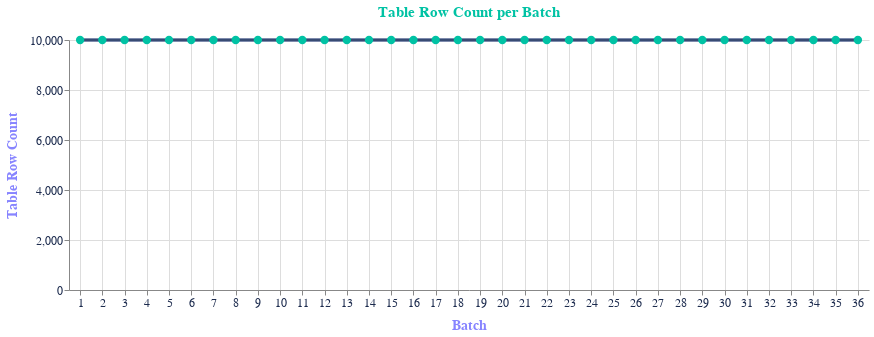
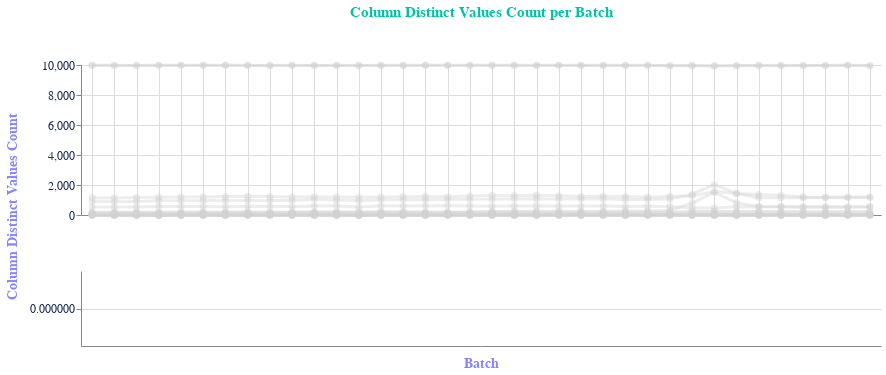

Source (notebook cell) for these figures, in order:
### Markdown cell above
An additional layer of information that can be retrieved from the `DataAssistantResult` is the `prescriptive` information, which corresponds to the range values of the `Expectations` that result from the `DataAssistant` run. 

For example the `vendor_id` plot will show that the range of distinct `vendor_id` values ranged from 2-3 across all of our `Batches`, as indicated by the blue band around the plotted values. These values correspond to the `max_value` and `min_value` for the resulting `Expectation`, `expect_column_unique_value_count_to_be_between`.

### Code cell
result.plot_expectations_and_metrics()

### Figure 1 — Vega-Lite specification as saved in the notebook (floating-point values rounded to 4 significant figures)
{"config": {"view": {"continuousWidth": 400, "continuousHeight": 300, "width": 800, "height": 250, "strokeOpacity": 0}, "area": {"color": "#D6E2FF", "fillOpacity": 0.5}, "axis": {"titleFontSize": 14, "titleColor": "#8784FF", "titlePadding": 10, "labelFontSize": 12, "labelColor": "#1B2A4D"}, "axisX": {"labelAngle": 0, "labelFlush": true, "grid": true}, "font": "Verdana", "legend": {"titleColor": "#8784FF", "titleFontSize": 12}, "line": {"color": "#384B74", "strokeWidth": 3}, "point": {"size": 70, "color": "#00C2A4", "filled": true, "opacity": 1.0}, "range": {"category": ["#1B2A4D", "#00C2A4", "#8784FF", "#FD5383", "#8699B7", "#1B2A4D", "#00C2A4", "#8784FF", "#FD5383", "#8699B7"], "diverging": ["#00C2A4", "#7AD3BD", "#B8E2D6", "#F1F1F1", "#FCC1CB", "#FF8FA6", "#FD5383", "#00C2A4", "#7AD3BD", "#B8E2D6", "#F1F1F1", "#FCC1CB", "#FF8FA6", "#FD5383"], "heatmap": ["#384B74", "#56678E", "#7584A9", "#94A2C5", "#B5C2E2", "#D6E2FF", "#384B74", "#56678E", "#7584A9", "#94A2C5", "#B5C2E2", "#D6E2FF"], "ordinal": ["#8784FF", "#747CE8", "#6373D1", "#5569BA", "#495FA2", "#3F558B", "#384B74", "#8784FF", "#747CE8", "#6373D1", "#5569BA", "#495FA2", "#3F558B", "#384B74"]}, "title": {"align": "center", "color": "#00C2A4", "fontSize": 15, "dy": -10, "subtitleFont": "Verdana", "subtitleFontSize": 14, "subtitleColor": "#8784FF", "subtitleFontWeight": "bold"}}, "layer": [{"mark": "area", "encoding": {"x": {"field": "batch", "title": "Batch", "type": "nominal"}, "y": {"field": "min_value", "title": "Table Row Count", "type": "quantitative"}, "y2": {"field": "max_value", "title": "Table Row Count"}}, "title": {"text": "Table Row Count per Batch"}}, {"mark": {"type": "line", "color": "#B5C2E2"}, "encoding": {"tooltip": [{"field": "month", "format": "", "title": "Month", "type": "nominal"}, {"field": "year", "format": "", "title": "Year", "type": "nominal"}, {"field": "min_value", "format": ",", "title": "Min Value", "type": "quantitative"}, {"field": "max_value", "format": ",", "title": "Max Value", "type": "quantitative"}, {"field": "table_row_count", "format": ",", "title": "Table Row Count", "type": "quantitative"}], "x": {"field": "batch", "title": "Batch", "type": "nominal"}, "y": {"field": "min_value", "title": "Table Row Count", "type": "quantitative"}}, "title": {"text": "Table Row Count per Batch"}}, {"mark": {"type": "line", "color": "#B5C2E2"}, "encoding": {"tooltip": [{"field": "month", "format": "", "title": "Month", "type": "nominal"}, {"field": "year", "format": "", "title": "Year", "type": "nominal"}, {"field": "min_value", "format": ",", "title": "Min Value", "type": "quantitative"}, {"field": "max_value", "format": ",", "title": "Max Value", "type": "quantitative"}, {"field": "table_row_count", "format": ",", "title": "Table Row Count", "type": "quantitative"}], "x": {"field": "batch", "title": "Batch", "type": "nominal"}, "y": {"field": "max_value", "title": "Table Row Count", "type": "quantitative"}}, "title": {"text": "Table Row Count per Batch"}}, {"layer": [{"mark": "line", "encoding": {"tooltip": [{"field": "month", "format": "", "title": "Month", "type": "nominal"}, {"field": "year", "format": "", "title": "Year", "type": "nominal"}, {"field": "min_value", "format": ",", "title": "Min Value", "type": "quantitative"}, {"field": "max_value", "format": ",", "title": "Max Value", "type": "quantitative"}, {"field": "table_row_count", "format": ",", "title": "Table Row Count", "type": "quantitative"}], "x": {"field": "batch", "title": "Batch", "type": "nominal"}, "y": {"field": "table_row_count", "title": "Table Row Count", "type": "quantitative"}}, "title": {"text": "Table Row Count per Batch"}}, {"mark": "point", "encoding": {"color": {"condition": {"value": "#FD5383", "test": "(((datum.min_value > datum['table_row_count']) && (datum.max_value > datum['table_row_count'])) || ((datum.min_value < datum['table_row_count']) && (datum.max_value < datum['table_row_count'])))"}, "value": "#00C2A4"}, "tooltip": [{"field": "month", "format": "", "title": "Month", "type": "nominal"}, {"field": "year", "format": "", "title": "Year", "type": "nominal"}, {"field": "min_value", "format": ",", "title": "Min Value", "type": "quantitative"}, {"field": "max_value", "format": ",", "title": "Max Value", "type": "quantitative"}, {"field": "table_row_count", "format": ",", "title": "Table Row Count", "type": "quantitative"}], "x": {"field": "batch", "title": "Batch", "type": "nominal"}, "y": {"field": "table_row_count", "title": "Table Row Count", "type": "quantitative"}}, "title": {"text": "Table Row Count per Batch"}}]}], "data": {"name": "data-e86e1322aebe166b56147dd26996db47"}, "$schema": "https://vega.github.io/schema/vega-lite/v4.17.0.json", "datasets": {"data-e86e1322aebe166b56147dd26996db47": [{"table_row_count": 10000, "batch": 1, "month": "01", "year": "2018", "max_value": 10000, "min_value": 10000}, {"table_row_count": 10000, "batch": 2, "month": "02", "year": "2018", "max_value": 10000, "min_value": 10000}, {"table_row_count": 10000, "batch": 3, "month": "03", "year": "2018", "max_value": 10000, "min_value": 10000}, {"table_row_count": 10000, "batch": 4, "month": "04", "year": "2018", "max_value": 10000, "min_value": 10000}, {"table_row_count": 10000, "batch": 5, "month": "05", "year": "2018", "max_value": 10000, "min_value": 10000}, {"table_row_count": 10000, "batch": 6, "month": "06", "year": "2018", "max_value": 10000, "min_value": 10000}, {"table_row_count": 10000, "batch": 7, "month": "07", "year": "2018", "max_value": 10000, "min_value": 10000}, {"table_row_count": 10000, "batch": 8, "month": "08", "year": "2018", "max_value": 10000, "min_value": 10000}, {"table_row_count": 10000, "batch": 9, "month": "09", "year": "2018", "max_value": 10000, "min_value": 10000}, {"table_row_count": 10000, "batch": 10, "month": "10", "year": "2018", "max_value": 10000, "min_value": 10000}, {"table_row_count": 10000, "batch": 11, "month": "11", "year": "2018", "max_value": 10000, "min_value": 10000}, {"table_row_count": 10000, "batch": 12, "month": "12", "year": "2018", "max_value": 10000, "min_value": 10000}, {"table_row_count": 10000, "batch": 13, "month": "01", "year": "2019", "max_value": 10000, "min_value": 10000}, {"table_row_count": 10000, "batch": 14, "month": "02", "year": "2019", "max_value": 10000, "min_value": 10000}, {"table_row_count": 10000, "batch": 15, "month": "03", "year": "2019", "max_value": 10000, "min_value": 10000}, {"table_row_count": 10000, "batch": 16, "month": "04", "year": "2019", "max_value": 10000, "min_value": 10000}, {"table_row_count": 10000, "batch": 17, "month": "05", "year": "2019", "max_value": 10000, "min_value": 10000}, {"table_row_count": 10000, "batch": 18, "month": "06", "year": "2019", "max_value": 10000, "min_value": 10000}, {"table_row_count": 10000, "batch": 19, "month": "07", "year": "2019", "max_value": 10000, "min_value": 10000}, {"table_row_count": 10000, "batch": 20, "month": "08", "year": "2019", "max_value": 10000, "min_value": 10000}, {"table_row_count": 10000, "batch": 21, "month": "09", "year": "2019", "max_value": 10000, "min_value": 10000}, {"table_row_count": 10000, "batch": 22, "month": "10", "year": "2019", "max_value": 10000, "min_value": 10000}, {"table_row_count": 10000, "batch": 23, "month": "11", "year": "2019", "max_value": 10000, "min_value": 10000}, {"table_row_count": 10000, "batch": 24, "month": "12", "year": "2019", "max_value": 10000, "min_value": 10000}, {"table_row_count": 10000, "batch": 25, "month": "01", "year": "2020", "max_value": 10000, "min_value": 10000}, {"table_row_count": 10000, "batch": 26, "month": "02", "year": "2020", "max_value": 10000, "min_value": 10000}, {"table_row_count": 10000, "batch": 27, "month": "03", "year": "2020", "max_value": 10000, "min_value": 10000}, {"table_row_count": 10000, "batch": 28, "month": "04", "year": "2020", "max_value": 10000, "min_value": 10000}, {"table_row_count": 10000, "batch": 29, "month": "05", "year": "2020", "max_value": 10000, "min_value": 10000}, {"table_row_count": 10000, "batch": 30, "month": "06", "year": "2020", "max_value": 10000, "min_value": 10000}, {"table_row_count": 10000, "batch": 31, "month": "07", "year": "2020", "max_value": 10000, "min_value": 10000}, {"table_row_count": 10000, "batch": 32, "month": "08", "year": "2020", "max_value": 10000, "min_value": 10000}, {"table_row_count": 10000, "batch": 33, "month": "09", "year": "2020", "max_value": 10000, "min_value": 10000}, {"table_row_count": 10000, "batch": 34, "month": "10", "year": "2020", "max_value": 10000, "min_value": 10000}, {"table_row_count": 10000, "batch": 35, "month": "11", "year": "2020", "max_value": 10000, "min_value": 10000}, {"table_row_count": 10000, "batch": 36, "month": "12", "year": "2020", "max_value": 10000, "min_value": 10000}]}}

### Figure 2 — Vega-Lite specification as saved in the notebook (floating-point values rounded to 4 significant figures; data arrays with more than 128 entries replaced by an {"elided": "..."} marker saying what was removed)
{"config": {"view": {"continuousWidth": 400, "continuousHeight": 300, "width": 800, "height": 250, "strokeOpacity": 0}, "area": {"color": "#D6E2FF", "fillOpacity": 0.5}, "axis": {"titleFontSize": 14, "titleColor": "#8784FF", "titlePadding": 10, "labelFontSize": 12, "labelColor": "#1B2A4D"}, "axisX": {"labelAngle": 0, "labelFlush": true, "grid": true}, "font": "Verdana", "legend": {"titleColor": "#8784FF", "titleFontSize": 12}, "line": {"color": "#384B74", "strokeWidth": 3}, "point": {"size": 70, "color": "#00C2A4", "filled": true, "opacity": 1.0}, "range": {"category": ["#1B2A4D", "#00C2A4", "#8784FF", "#FD5383", "#8699B7", "#1B2A4D", "#00C2A4", "#8784FF", "#FD5383", "#8699B7"], "diverging": ["#00C2A4", "#7AD3BD", "#B8E2D6", "#F1F1F1", "#FCC1CB", "#FF8FA6", "#FD5383", "#00C2A4", "#7AD3BD", "#B8E2D6", "#F1F1F1", "#FCC1CB", "#FF8FA6", "#FD5383"], "heatmap": ["#384B74", "#56678E", "#7584A9", "#94A2C5", "#B5C2E2", "#D6E2FF", "#384B74", "#56678E", "#7584A9", "#94A2C5", "#B5C2E2", "#D6E2FF"], "ordinal": ["#8784FF", "#747CE8", "#6373D1", "#5569BA", "#495FA2", "#3F558B", "#384B74", "#8784FF", "#747CE8", "#6373D1", "#5569BA", "#495FA2", "#3F558B", "#384B74"]}, "title": {"align": "center", "color": "#00C2A4", "fontSize": 15, "dy": -10, "subtitleFont": "Verdana", "subtitleFontSize": 14, "subtitleColor": "#8784FF", "subtitleFontWeight": "bold"}}, "vconcat": [{"layer": [{"mark": "line", "encoding": {"color": {"condition": {"field": "column", "legend": null, "scale": {"range": ["#8784FF", "#747CE8", "#6373D1", "#5569BA", "#495FA2", "#3F558B", "#384B74"]}, "type": "nominal", "selection": "selector002"}, "value": "lightgray"}, "opacity": {"condition": {"value": 1.0, "selection": "selector002"}, "value": 0.4}, "tooltip": [{"field": "column", "format": "", "title": "Column", "type": "nominal"}, {"field": "month", "format": "", "title": "Month", "type": "nominal"}, {"field": "year", "format": "", "title": "Year", "type": "nominal"}, {"field": "column_distinct_values_count", "format": ",", "title": "Column Distinct Values Count", "type": "quantitative"}], "x": {"axis": {"labels": false, "ticks": false, "title": null}, "field": "batch", "type": "nominal"}, "y": {"field": "column_distinct_values_count", "title": null, "type": "quantitative"}}, "height": 150, "selection": {"selector002": {"type": "single", "empty": "none", "bind": {"input": "select", "options": [" ", "vendor_id", "pickup_datetime", "dropoff_datetime", "passenger_count", "trip_distance", "rate_code_id", "store_and_fwd_flag", "pickup_location_id", "dropoff_location_id", "payment_type", "fare_amount", "extra", "mta_tax", "tip_amount", "tolls_amount", "improvement_surcharge", "total_amount", "congestion_surcharge"], "name": "Select Column: "}, "fields": ["column"]}}, "title": {"text": "Column Distinct Values Count per Batch", "dy": -35}}, {"mark": {"type": "point", "size": 50}, "encoding": {"color": {"condition": {"value": "#00C2A4", "selection": "selector002"}, "value": "lightgray"}, "opacity": {"condition": {"value": 1.0, "selection": "selector002"}, "value": 0.4}, "tooltip": [{"field": "column", "format": "", "title": "Column", "type": "nominal"}, {"field": "month", "format": "", "title": "Month", "type": "nominal"}, {"field": "year", "format": "", "title": "Year", "type": "nominal"}, {"field": "column_distinct_values_count", "format": ",", "title": "Column Distinct Values Count", "type": "quantitative"}], "x": {"axis": {"labels": false, "ticks": false, "title": null}, "field": "batch", "type": "nominal"}, "y": {"field": "column_distinct_values_count", "title": null, "type": "quantitative"}}, "height": 150, "title": {"text": "Column Distinct Values Count per Batch", "dy": -35}}, {"mark": {"type": "line", "strokeWidth": 2.5}, "encoding": {"color": {"condition": {"field": "column", "legend": null, "scale": {"range": ["#8784FF", "#747CE8", "#6373D1", "#5569BA", "#495FA2", "#3F558B", "#384B74"]}, "type": "nominal", "selection": "selector002"}, "value": "lightgray"}, "opacity": {"condition": {"value": 1.0, "selection": "selector002"}, "value": 0.4}, "tooltip": [{"field": "column", "format": "", "title": "Column", "type": "nominal"}, {"field": "month", "format": "", "title": "Month", "type": "nominal"}, {"field": "year", "format": "", "title": "Year", "type": "nominal"}, {"field": "column_distinct_values_count", "format": ",", "title": "Column Distinct Values Count", "type": "quantitative"}], "x": {"axis": {"labels": false, "ticks": false, "title": null}, "field": "batch", "type": "nominal"}, "y": {"field": "column_distinct_values_count", "title": null, "type": "quantitative"}}, "height": 150, "title": {"text": "Column Distinct Values Count per Batch", "dy": -35}, "transform": [{"filter": {"selection": "selector002"}}]}, {"mark": {"type": "point", "size": 40}, "encoding": {"color": {"condition": {"value": "#FD5383", "test": "(((datum.min_value > datum['column_distinct_values_count']) && (datum.max_value > datum['column_distinct_values_count'])) || ((datum.min_value < datum['column_distinct_values_count']) && (datum.max_value < datum['column_distinct_values_count'])))"}, "value": "#00C2A4"}, "opacity": {"condition": {"value": 1.0, "selection": "selector002"}, "value": 0.4}, "tooltip": [{"field": "column", "format": "", "title": "Column", "type": "nominal"}, {"field": "month", "format": "", "title": "Month", "type": "nominal"}, {"field": "year", "format": "", "title": "Year", "type": "nominal"}, {"field": "min_value", "format": ",", "title": "Min Value", "type": "quantitative"}, {"field": "max_value", "format": ",", "title": "Max Value", "type": "quantitative"}, {"field": "strict_min", "format": "", "title": "Strict Min", "type": "nominal"}, {"field": "strict_max", "format": "", "title": "Strict Max", "type": "nominal"}, {"field": "column_distinct_values_count", "format": ",", "title": "Column Distinct Values Count", "type": "quantitative"}], "x": {"axis": {"labels": false, "ticks": false, "title": null}, "field": "batch", "type": "nominal"}, "y": {"field": "column_distinct_values_count", "title": null, "type": "quantitative"}}, "height": 150, "title": {"text": "Column Distinct Values Count per Batch", "dy": -35}, "transform": [{"filter": {"selection": "selector002"}}]}], "data": {"name": "data-399f36df6dab9c920bcf5ccab9f59870"}}, {"data": {"name": "data-6d38041be0e8033a2a705052711ace66"}, "mark": {"type": "text", "color": "#8784FF", "fontSize": 14, "fontWeight": "bold"}, "encoding": {"text": {"condition": {"field": "column_title", "type": "nominal", "selection": "selector002"}, "value": ""}}, "height": 10, "selection": {"selector002": {"type": "single", "empty": "none", "bind": {"input": "select", "options": [" ", "vendor_id", "pickup_datetime", "dropoff_datetime", "passenger_count", "trip_distance", "rate_code_id", "store_and_fwd_flag", "pickup_location_id", "dropoff_location_id", "payment_type", "fare_amount", "extra", "mta_tax", "tip_amount", "tolls_amount", "improvement_surcharge", "total_amount", "congestion_surcharge"], "name": "Select Column: "}, "fields": ["column"]}}, "transform": [{"filter": {"selection": "selector002"}}]}, {"layer": [{"mark": "area", "encoding": {"x": {"field": "batch", "title": "Batch", "type": "nominal"}, "y": {"field": "min_value", "title": "Column Distinct Values Count", "type": "quantitative"}, "y2": {"field": "max_value", "title": "Max Value"}}, "height": 75, "transform": [{"filter": {"selection": "selector002"}}]}, {"mark": {"type": "line", "color": "#B5C2E2"}, "encoding": {"tooltip": [{"field": "column", "format": "", "title": "Column", "type": "nominal"}, {"field": "month", "format": "", "title": "Month", "type": "nominal"}, {"field": "year", "format": "", "title": "Year", "type": "nominal"}, {"field": "min_value", "format": ",", "title": "Min Value", "type": "quantitative"}, {"field": "max_value", "format": ",", "title": "Max Value", "type": "quantitative"}, {"field": "strict_min", "format": "", "title": "Strict Min", "type": "nominal"}, {"field": "strict_max", "format": "", "title": "Strict Max", "type": "nominal"}, {"field": "column_distinct_values_count", "format": ",", "title": "Column Distinct Values Count", "type": "quantitative"}], "x": {"field": "batch", "title": "Batch", "type": "nominal"}, "y": {"field": "min_value", "title": "Column Distinct Values Count", "type": "quantitative"}}, "height": 75, "transform": [{"filter": {"selection": "selector002"}}]}, {"mark": {"type": "line", "color": "#B5C2E2"}, "encoding": {"tooltip": [{"field": "column", "format": "", "title": "Column", "type": "nominal"}, {"field": "month", "format": "", "title": "Month", "type": "nominal"}, {"field": "year", "format": "", "title": "Year", "type": "nominal"}, {"field": "min_value", "format": ",", "title": "Min Value", "type": "quantitative"}, {"field": "max_value", "format": ",", "title": "Max Value", "type": "quantitative"}, {"field": "strict_min", "format": "", "title": "Strict Min", "type": "nominal"}, {"field": "strict_max", "format": "", "title": "Strict Max", "type": "nominal"}, {"field": "column_distinct_values_count", "format": ",", "title": "Column Distinct Values Count", "type": "quantitative"}], "x": {"field": "batch", "title": "Batch", "type": "nominal"}, "y": {"field": "max_value", "title": "Column Distinct Values Count", "type": "quantitative"}}, "height": 75, "transform": [{"filter": {"selection": "selector002"}}]}, {"mark": {"type": "line", "opacity": 1.0}, "encoding": {"color": {"field": "column", "scale": {"range": ["#8784FF", "#747CE8", "#6373D1", "#5569BA", "#495FA2", "#3F558B", "#384B74"]}, "type": "nominal"}, "tooltip": [{"field": "column", "format": "", "title": "Column", "type": "nominal"}, {"field": "month", "format": "", "title": "Month", "type": "nominal"}, {"field": "year", "format": "", "title": "Year", "type": "nominal"}, {"field": "min_value", "format": ",", "title": "Min Value", "type": "quantitative"}, {"field": "max_value", "format": ",", "title": "Max Value", "type": "quantitative"}, {"field": "strict_min", "format": "", "title": "Strict Min", "type": "nominal"}, {"field": "strict_max", "format": "", "title": "Strict Max", "type": "nominal"}, {"field": "column_distinct_values_count", "format": ",", "title": "Column Distinct Values Count", "type": "quantitative"}], "x": {"field": "batch", "title": "Batch", "type": "nominal"}, "y": {"field": "column_distinct_values_count", "title": null, "type": "quantitative"}}, "height": 75, "selection": {"selector002": {"type": "single", "empty": "none", "bind": {"input": "select", "options": [" ", "vendor_id", "pickup_datetime", "dropoff_datetime", "passenger_count", "trip_distance", "rate_code_id", "store_and_fwd_flag", "pickup_location_id", "dropoff_location_id", "payment_type", "fare_amount", "extra", "mta_tax", "tip_amount", "tolls_amount", "improvement_surcharge", "total_amount", "congestion_surcharge"], "name": "Select Column: "}, "fields": ["column"]}}, "transform": [{"filter": {"selection": "selector002"}}]}, {"mark": {"type": "point", "color": "#00C2A4", "opacity": 1.0, "size": 50}, "encoding": {"color": {"condition": {"value": "#FD5383", "test": "(((datum.min_value > datum['column_distinct_values_count']) && (datum.max_value > datum['column_distinct_values_count'])) || ((datum.min_value < datum['column_distinct_values_count']) && (datum.max_value < datum['column_distinct_values_count'])))"}, "value": "#00C2A4"}, "tooltip": [{"field": "column", "format": "", "title": "Column", "type": "nominal"}, {"field": "month", "format": "", "title": "Month", "type": "nominal"}, {"field": "year", "format": "", "title": "Year", "type": "nominal"}, {"field": "min_value", "format": ",", "title": "Min Value", "type": "quantitative"}, {"field": "max_value", "format": ",", "title": "Max Value", "type": "quantitative"}, {"field": "strict_min", "format": "", "title": "Strict Min", "type": "nominal"}, {"field": "strict_max", "format": "", "title": "Strict Max", "type": "nominal"}, {"field": "column_distinct_values_count", "format": ",", "title": "Column Distinct Values Count", "type": "quantitative"}], "x": {"field": "batch", "title": "Batch", "type": "nominal"}, "y": {"field": "column_distinct_values_count", "title": null, "type": "quantitative"}}, "height": 75, "transform": [{"filter": {"selection": "selector002"}}]}], "data": {"name": "data-399f36df6dab9c920bcf5ccab9f59870"}}], "title": {"text": "Column Distinct Values Count", "angle": 270, "color": "#8784FF", "dx": 70, "dy": -5, "fontSize": 14, "orient": "left"}, "$schema": "https://vega.github.io/schema/vega-lite/v4.17.0.json", "datasets": {"data-399f36df6dab9c920bcf5ccab9f59870": {"elided": "648 records"}, "data-6d38041be0e8033a2a705052711ace66": [{"column": "vendor_id", "column_title": "Column (vendor_id) Selection Detail"}, {"column": "pickup_datetime", "column_title": "Column (pickup_datetime) Selection Detail"}, {"column": "dropoff_datetime", "column_title": "Column (dropoff_datetime) Selection Detail"}, {"column": "passenger_count", "column_title": "Column (passenger_count) Selection Detail"}, {"column": "trip_distance", "column_title": "Column (trip_distance) Selection Detail"}, {"column": "rate_code_id", "column_title": "Column (rate_code_id) Selection Detail"}, {"column": "store_and_fwd_flag", "column_title": "Column (store_and_fwd_flag) Selection Detail"}, {"column": "pickup_location_id", "column_title": "Column (pickup_location_id) Selection Detail"}, {"column": "dropoff_location_id", "column_title": "Column (dropoff_location_id) Selection Detail"}, {"column": "payment_type", "column_title": "Column (payment_type) Selection Detail"}, {"column": "fare_amount", "column_title": "Column (fare_amount) Selection Detail"}, {"column": "extra", "column_title": "Column (extra) Selection Detail"}, {"column": "mta_tax", "column_title": "Column (mta_tax) Selection Detail"}, {"column": "tip_amount", "column_title": "Column (tip_amount) Selection Detail"}, {"column": "tolls_amount", "column_title": "Column (tolls_amount) Selection Detail"}, {"column": "improvement_surcharge", "column_title": "Column (improvement_surcharge) Selection Detail"}, {"column": "total_amount", "column_title": "Column (total_amount) Selection Detail"}, {"column": "congestion_surcharge", "column_title": "Column (congestion_surcharge) Selection Detail"}]}}
